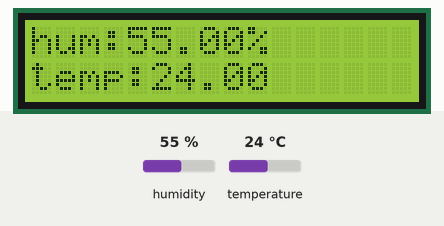
Bench run of a sketch on a simulated Arduino Uno, built with avr-gcc and run on an emulated ATmega328P. Shown: 16×2 character LCD. The test bench sets the inputs (shaded band); at power-on: humidity 55 %, temperature 24 °C.

Above: at 2.6 s.
2.7 s: humidity set to 22 %
At 4.9 s:
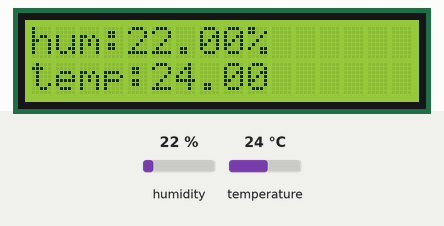
5.7 s: temperature set to 12 °C
At 7.4 s:
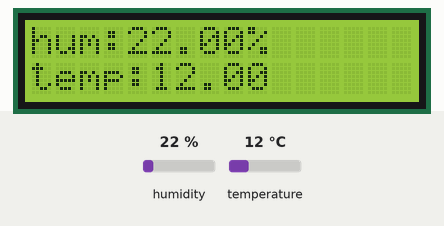
8.7 s: humidity set to 40 %
At 11.2 s:
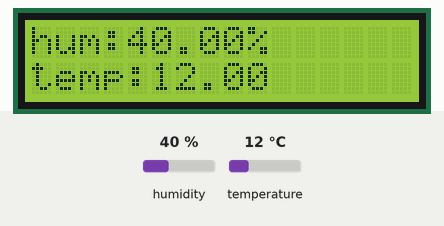
11.7 s: temperature set to 19 °C
At 12.5 s:
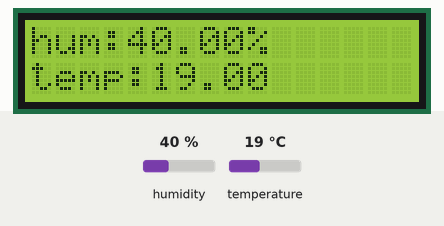
Timing chart, 0 to 14.7 s (numbered marks = the images above; inputs shaded):
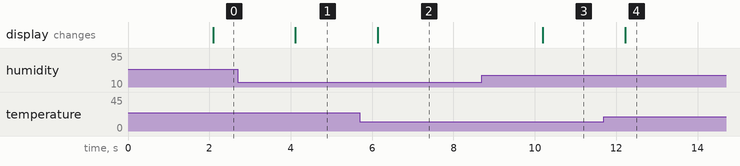

The sketch:

sketch_jun13a.ino
```cpp
#include <LiquidCrystal.h>
#include <DHT.h>
#include <DHT_U.h>

LiquidCrystal lcd(9,8,7,6,5,4);
DHT dht(10, DHT11);

void setup() {
  dht.begin();
  lcd.begin(16,2);

}

void loop() {
  delay(2000);
  float h = dht.readHumidity();
  float t = dht.readTemperature();
  lcd.setCursor(0,0);
  lcd.print("hum:");
  lcd.print(h);
  lcd.print("% ");
  lcd.setCursor(0,1);
  lcd.print("temp:");
  lcd.print(t);
}
```

Measured:
- after the input at 2.7 s, the display: changes after 1.4 s (image 1)
- after the input at 5.7 s, the display: changes after 0.44 s (image 2)
- after the input at 8.7 s, the display: changes after 1.5 s (image 3)
- after the input at 11.7 s, the display: changes after 0.52 s (image 4)
